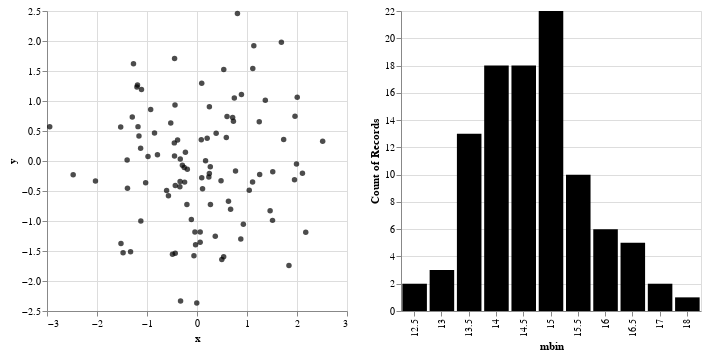

The cell this chart's notebook holds for it:
### Markdown cell above
highlight

### Code cell
import altair as alt
import pandas as pd
import numpy as np

x = np.random.normal(size=100)
y = np.random.normal(size=100)

m = np.random.normal(15, 1, size=100)

source = pd.DataFrame({"x": x, "y":y, "m":m})

# interval selection in the scatter plot
pts = alt.selection(type="interval", encodings=["x"])

# left panel: scatter plot
points = alt.Chart().mark_point(filled=True, color="black").encode(
    x='x',
    y='y'
).transform_filter(
    pts
).properties(
    width=300,
    height=300
)

# right panel: histogram
mag = alt.Chart().mark_bar().encode(
    x='mbin:N',
    y="count()",
    color=alt.condition(pts, alt.value("black"), alt.value("lightgray"))
).properties(
    width=300,
    height=300
).add_selection(pts)

# build the chart:
alt.hconcat(
    points,
    mag,
    data=source
).transform_bin(
    "mbin",
    field="m",
    bin=alt.Bin(maxbins=20)
)

### Figure 1 — Vega-Lite specification as saved in the notebook (floating-point values rounded to 4 significant figures)
{"config": {"view": {"continuousWidth": 400, "continuousHeight": 300}}, "hconcat": [{"mark": {"type": "point", "color": "black", "filled": true}, "encoding": {"x": {"field": "x", "type": "quantitative"}, "y": {"field": "y", "type": "quantitative"}}, "height": 300, "transform": [{"filter": {"selection": "selector004"}}], "width": 300}, {"mark": "bar", "encoding": {"color": {"condition": {"value": "black", "selection": "selector004"}, "value": "lightgray"}, "x": {"field": "mbin", "type": "nominal"}, "y": {"aggregate": "count", "type": "quantitative"}}, "height": 300, "selection": {"selector004": {"type": "interval", "encodings": ["x"]}}, "width": 300}], "data": {"name": "data-5ff96d5c2cf014b8d25ac50550c3fe41"}, "transform": [{"bin": {"maxbins": 20}, "field": "m", "as": "mbin"}], "$schema": "https://vega.github.io/schema/vega-lite/v4.17.0.json", "datasets": {"data-5ff96d5c2cf014b8d25ac50550c3fe41": [{"x": 0.09477, "y": -0.2806, "m": 14.92}, {"x": 0.6005, "y": 0.7419, "m": 14.84}, {"x": 1.245, "y": 0.6535, "m": 14.83}, {"x": 2.175, "y": -1.187, "m": 14.08}, {"x": 1.136, "y": 1.92, "m": 14.52}, {"x": 0.9271, "y": -1.053, "m": 14.19}, {"x": -0.8496, "y": 0.4653, "m": 14.3}, {"x": -0.98, "y": 0.0741, "m": 14.19}, {"x": 0.2661, "y": -0.09494, "m": 14.45}, {"x": 0.3658, "y": -1.253, "m": 14.59}, {"x": 0.09432, "y": 1.295, "m": 14.92}, {"x": 0.2469, "y": -0.207, "m": 16.01}, {"x": 0.06411, "y": -1.185, "m": 16.12}, {"x": -0.7908, "y": 0.1047, "m": 15.34}, {"x": 0.2369, "y": -0.266, "m": 14.11}, {"x": 1.112, "y": -0.3493, "m": 14.79}, {"x": 1.116, "y": 1.541, "m": 15.44}, {"x": -1.52, "y": -1.375, "m": 13.62}, {"x": -1.27, "y": 1.621, "m": 13.95}, {"x": -1.19, "y": 1.268, "m": 15.46}, {"x": -1.127, "y": 0.2133, "m": 15.07}, {"x": 2.109, "y": -0.2059, "m": 14.8}, {"x": -0.292, "y": -0.07241, "m": 13.53}, {"x": 0.7706, "y": -0.1656, "m": 14.5}, {"x": -1.329, "y": -1.513, "m": 15.12}, {"x": 0.5862, "y": 0.3915, "m": 16.8}, {"x": 0.4808, "y": -0.33, "m": 14.06}, {"x": -0.3428, "y": -0.4283, "m": 18.01}, {"x": -0.338, "y": -0.3412, "m": 15.11}, {"x": -1.11, "y": 1.193, "m": 14.31}, {"x": 0.7467, "y": 1.05, "m": 15.25}, {"x": 0.06307, "y": -1.353, "m": 15.23}, {"x": -0.2478, "y": -0.352, "m": 15.25}, {"x": -0.0609, "y": -1.579, "m": 15.37}, {"x": -1.294, "y": 0.7332, "m": 16.03}, {"x": 0.8759, "y": -1.3, "m": 16.36}, {"x": -0.9264, "y": 0.8583, "m": 15.0}, {"x": 2.005, "y": 1.062, "m": 15.04}, {"x": -0.1932, "y": -0.1366, "m": 13.53}, {"x": 0.8888, "y": 1.109, "m": 13.0}, {"x": -1.161, "y": 0.4151, "m": 14.13}, {"x": 0.2687, "y": -0.7235, "m": 14.67}, {"x": -0.2553, "y": -0.109, "m": 13.3}, {"x": 1.515, "y": -0.1793, "m": 13.6}, {"x": 2.513, "y": 0.3293, "m": 14.6}, {"x": -1.202, "y": 1.233, "m": 15.44}, {"x": -0.435, "y": -1.536, "m": 14.61}, {"x": -0.04165, "y": -1.182, "m": 14.34}, {"x": -2.031, "y": -0.3335, "m": 14.16}, {"x": -1.478, "y": -1.528, "m": 15.66}, {"x": 0.8088, "y": 2.459, "m": 13.07}, {"x": -0.3288, "y": -2.335, "m": 14.11}, {"x": 1.254, "y": -0.2234, "m": 14.2}, {"x": -0.44, "y": 0.9341, "m": 15.77}, {"x": 0.7127, "y": 0.7267, "m": 14.63}, {"x": -0.4903, "y": -1.554, "m": 16.04}, {"x": -2.476, "y": -0.2298, "m": 14.69}, {"x": 1.462, "y": -0.8284, "m": 14.91}, {"x": 0.08583, "y": 0.3535, "m": 14.06}, {"x": -0.2017, "y": -0.724, "m": 13.67}, {"x": -0.5248, "y": 0.6348, "m": 15.93}, {"x": 1.839, "y": -1.742, "m": 17.0}, {"x": 0.672, "y": -0.8048, "m": 16.49}, {"x": 0.729, "y": 0.6638, "m": 13.69}, {"x": 0.1108, "y": -0.4632, "m": 16.6}, {"x": -0.004526, "y": -2.366, "m": 13.75}, {"x": -0.4534, "y": 0.302, "m": 15.64}, {"x": -0.3884, "y": 0.3496, "m": 15.57}, {"x": 0.383, "y": 0.4643, "m": 15.38}, {"x": 0.2479, "y": 0.9027, "m": 14.38}, {"x": -0.5712, "y": -0.5788, "m": 15.68}, {"x": -1.391, "y": -0.455, "m": 15.47}, {"x": 1.96, "y": 0.7476, "m": 16.6}, {"x": -1.18, "y": 0.5728, "m": 13.11}, {"x": 1.99, "y": -0.0504, "m": 14.46}, {"x": -0.1126, "y": -0.9733, "m": 14.96}, {"x": 1.511, "y": -0.9895, "m": 12.51}, {"x": -0.6076, "y": -0.4921, "m": 15.19}, {"x": -0.4484, "y": 1.709, "m": 15.62}, {"x": -1.027, "y": -0.3608, "m": 15.76}, {"x": 0.1714, "y": 0.005518, "m": 16.58}, {"x": 1.045, "y": -0.4884, "m": 15.21}, {"x": 0.2031, "y": 0.378, "m": 14.0}, {"x": -0.4344, "y": -0.4071, "m": 14.66}, {"x": 0.5354, "y": 1.525, "m": 15.65}, {"x": -1.397, "y": 0.01652, "m": 17.1}, {"x": -0.4496, "y": 0.08162, "m": 13.79}, {"x": 0.5333, "y": -1.594, "m": 13.6}, {"x": 1.734, "y": 0.3602, "m": 13.73}, {"x": -2.946, "y": 0.5723, "m": 15.28}, {"x": -1.123, "y": -1.002, "m": 14.29}, {"x": -0.02868, "y": -1.397, "m": 16.78}, {"x": -0.3344, "y": 0.03152, "m": 14.7}, {"x": 1.95, "y": -0.3109, "m": 15.24}, {"x": 1.688, "y": 1.978, "m": 15.07}, {"x": 0.4964, "y": -1.642, "m": 14.3}, {"x": -1.526, "y": 0.565, "m": 13.69}, {"x": 1.366, "y": 1.013, "m": 15.11}, {"x": -0.2317, "y": 0.1447, "m": 15.61}, {"x": 0.6294, "y": -0.6726, "m": 15.26}]}}
